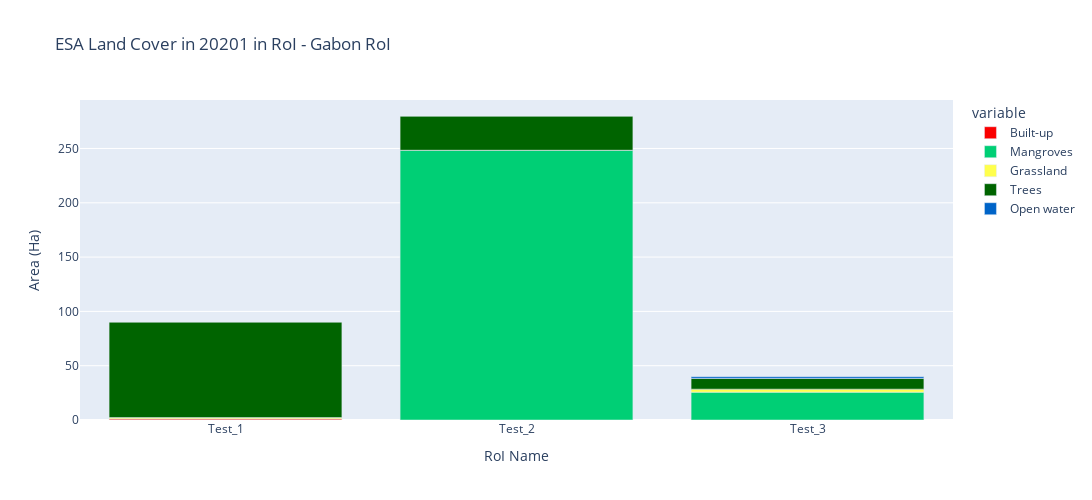

The notebook cell saved with this chart:
### Code cell
# Degraded Peat area in RoI
fig_ESALC_2021 = px.bar(ESALC_roi_table, x = roi_column_name, y = landcover_list,
                         category_orders={"ESA Land Cover 2021": [ 'Trees','Shrubland','Grassland','Cropland','Built-up',
                                                                  'Barren / sparse vegetation','Snow and ice','Open water',
                                                                  'Herbaceous wetland','Mangroves','Moss and lichen'
                                                                 ]},
                         color_discrete_sequence = lc_colorlist,
                         width=1400, height=500, 
                         labels = {roi_column_name: "RoI Name", "value": "Area (Ha)"},
                         title ="ESA Land Cover in 20201 in RoI - " + projectname)
fig_ESALC_2021

### Figure 1 — Plotly figure (JSON) as saved in the notebook; plotly's stock layout.template omitted (floating-point values rounded to 4 significant figures)
{"data": [{"alignmentgroup": "True", "hovertemplate": "variable=Built-up<br>RoI Name=%{x}<br>Area (Ha)=%{y}<extra></extra>", "legendgroup": "Built-up", "marker": {"color": "#fa0000", "pattern": {"shape": ""}}, "name": "Built-up", "offsetgroup": "Built-up", "orientation": "v", "showlegend": true, "textposition": "auto", "type": "bar", "x": ["Test_1", "Test_2", "Test_3"], "xaxis": "x", "y": [1.09, 0, 0], "yaxis": "y"}, {"alignmentgroup": "True", "hovertemplate": "variable=Mangroves<br>RoI Name=%{x}<br>Area (Ha)=%{y}<extra></extra>", "legendgroup": "Mangroves", "marker": {"color": "#00cf75", "pattern": {"shape": ""}}, "name": "Mangroves", "offsetgroup": "Mangroves", "orientation": "v", "showlegend": true, "textposition": "auto", "type": "bar", "x": ["Test_1", "Test_2", "Test_3"], "xaxis": "x", "y": [0, 248.4, 25.65], "yaxis": "y"}, {"alignmentgroup": "True", "hovertemplate": "variable=Grassland<br>RoI Name=%{x}<br>Area (Ha)=%{y}<extra></extra>", "legendgroup": "Grassland", "marker": {"color": "#ffff4c", "pattern": {"shape": ""}}, "name": "Grassland", "offsetgroup": "Grassland", "orientation": "v", "showlegend": true, "textposition": "auto", "type": "bar", "x": ["Test_1", "Test_2", "Test_3"], "xaxis": "x", "y": [1.15, 0, 2.76], "yaxis": "y"}, {"alignmentgroup": "True", "hovertemplate": "variable=Trees<br>RoI Name=%{x}<br>Area (Ha)=%{y}<extra></extra>", "legendgroup": "Trees", "marker": {"color": "#006400", "pattern": {"shape": ""}}, "name": "Trees", "offsetgroup": "Trees", "orientation": "v", "showlegend": true, "textposition": "auto", "type": "bar", "x": ["Test_1", "Test_2", "Test_3"], "xaxis": "x", "y": [88.03, 31.52, 9.8], "yaxis": "y"}, {"alignmentgroup": "True", "hovertemplate": "variable=Open water<br>RoI Name=%{x}<br>Area (Ha)=%{y}<extra></extra>", "legendgroup": "Open water", "marker": {"color": "#0064c8", "pattern": {"shape": ""}}, "name": "Open water", "offsetgroup": "Open water", "orientation": "v", "showlegend": true, "textposition": "auto", "type": "bar", "x": ["Test_1", "Test_2", "Test_3"], "xaxis": "x", "y": [0, 0, 1.55], "yaxis": "y"}], "layout": {"barmode": "relative", "height": 500, "legend": {"title": {"text": "variable"}, "tracegroupgap": 0}, "title": {"text": "ESA Land Cover in 20201 in RoI - Gabon RoI"}, "width": 1400, "xaxis": {"anchor": "y", "autorange": true, "domain": [0, 1], "range": [-0.5, 2.5], "title": {"text": "RoI Name"}, "type": "category"}, "yaxis": {"anchor": "x", "autorange": true, "domain": [0, 1], "range": [0, 294.6], "title": {"text": "Area (Ha)"}, "type": "linear"}}}
